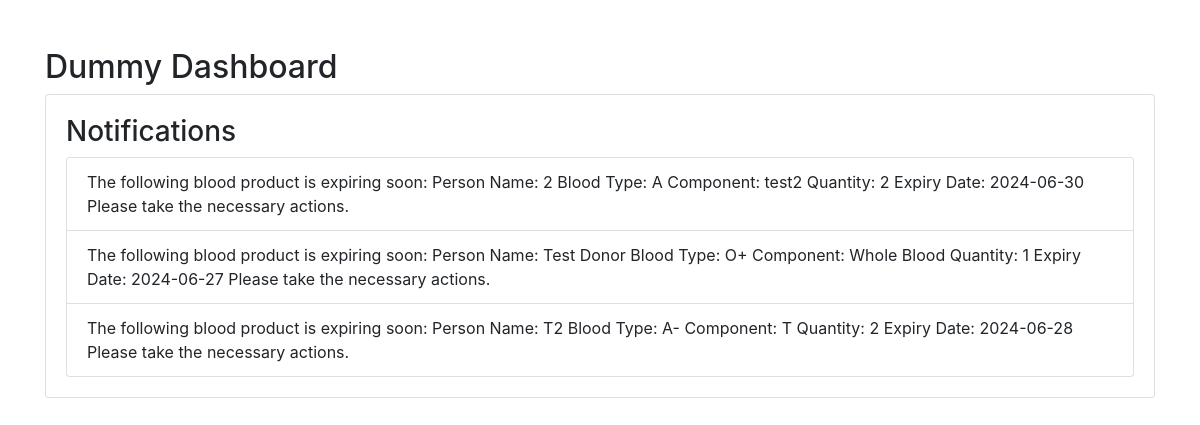
Page /dummy_dashboard.html on the committed database.
### HemoHubApp/models.py (models this page shows)
class Notification(models.Model):
    message = models.TextField()
    is_read = models.BooleanField(default=False)
    person_data = models.ForeignKey(PersonData, on_delete=models.CASCADE)

### HemoHubApp/views.py (the view)
# urls.py: path('dummy_dashboard.html', views.dummy_dashboard, name='dummy_dashboard'),
def dummy_dashboard(request):
    notifications = Notification.objects.filter(is_read=False)  # Fetch unread notifications
    return render(request, 'dummy_dashboard.html', {'notifications': notifications})

### templates/dummy_dashboard.html (shortened to what this page needs)
<!DOCTYPE html>
<html lang="en">
<head>
    <link href="https://maxcdn.bootstrapcdn.com/bootstrap/4.5.2/css/bootstrap.min.css" rel="stylesheet">
</head>
<body>
<div class="container mt-5">
    <h2>Dummy Dashboard</h2>
    <div class="card">
        <div class="card-body">
            <h3>Notifications</h3>
            <ul class="list-group">
                {% for notification in notifications %}
                    <li class="list-group-item">{{ notification.message }}</li>
                {% empty %}
                    <li class="list-group-item">No new notifications.</li>
                {% endfor %}
            </ul>
        </div>
    </div>
</div>
</body>
</html>

### rows in the picture
Notification: message "The following blood product is expiring soon: Person Name: 2 Blood Type: A Component: test2 Quantity: 2 Expiry Date: 2024-06-30 Please take the necessary actions."
Notification: message "The following blood product is expiring soon: Person Name: Test Donor Blood Type: O+ Component: Whole Blood Quantity: 1 Expiry Date: 2024-06-27 Please take the necessary actions."
Notification: message "The following blood product is expiring soon: Person Name: T2 Blood Type: A- Component: T Quantity: 2 Expiry Date: 2024-06-28 Please take the necessary actions."
